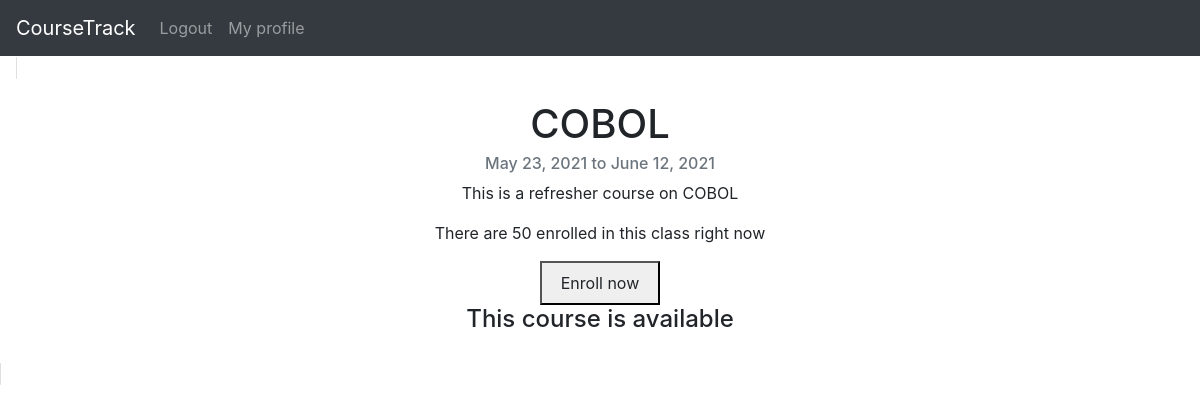
The app's page /course/1/ (signed in) with its own data.
### base/models.py (models this page shows, shortened)
class course(models.Model):
    title = models.CharField(default=None, max_length=40)
    startDate = models.DateField(default=None)
    size = models.PositiveIntegerField(default=None)
    endDate = models.DateField(default=None)
    description = models.TextField(default=None, max_length=200)
    students = models.ManyToManyField(The_User, related_name='courses_completed', blank=True, null=True)
    available = models.BooleanField(default=True)

### base/views.py (the view)
# urls.py: path('course/<int:pk>/', CourseDetailView.as_view(), name='course_detail'),
class CourseDetailView(LoginRequiredMixin, DetailView):
    model = course
    template_name = "course_detail.html"
    context_object_name = "course"

### base/templates/course_detail.html (shortened to what this page needs)
{% extends 'base.html' %}
{% block content %}
<div class="card" style="display: inline; width: 40rem; margin: 1rem 1rem 1rem 1rem; text-align: center;">
  <div class="card-body">
    <h1 class="card-title">{{ course.title }}</h1>
    <h6 class="card-subtitle mb-2 text-muted">
      {{ course.startDate }} to {{ course.endDate }}
    </h6>
    <p class="card-text">{{ course.description }}</p>
    <p class="card-text">There are {{ course.size }} enrolled in this class right now</p>
    {% if course.available and not course in request.user.courses_completed.all %}
    <button><a
      class="btn"
      href="{% url 'change-course' 'subscribe' course.id %}"
      class="card-link"
      >Enroll now</a
    ></button>
    <h4>This course is available</h4>
    {% endif %}
  </div>
</div>
{% endblock content %}

### records on screen
course: title "COBOL", startDate "May 23, 2021", endDate "June 12, 2021", description "This is a refresher course on COBOL", size "50"
